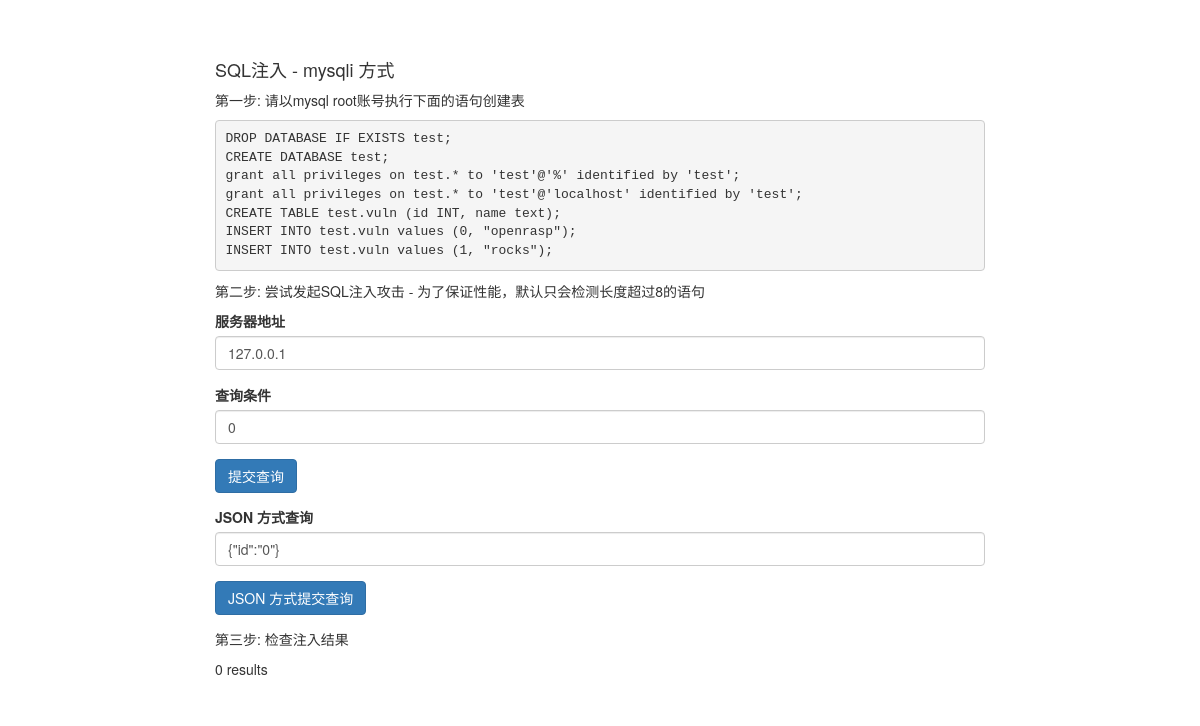
Before: /volumes/apache-php7.2/html/vulns/012-mysqli.php with the older database file.
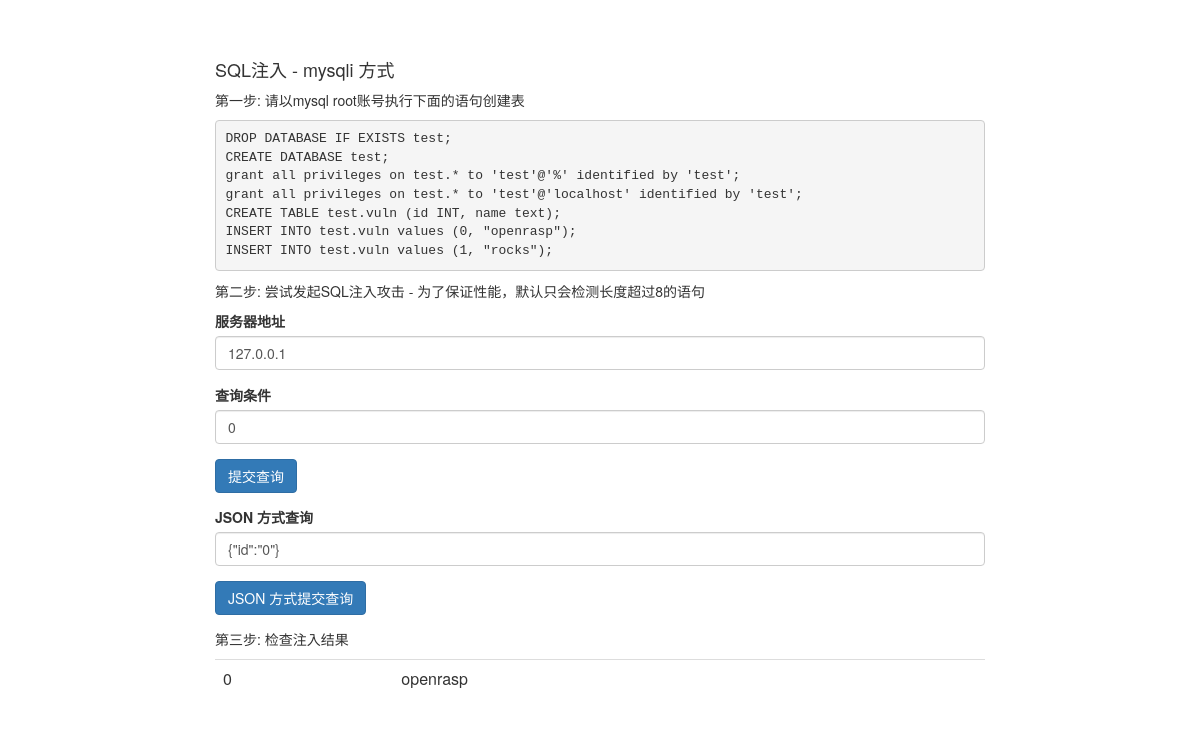
After: the same page with the newer database file.
### tables this page shows
CREATE TABLE vuln (id INT, name text);

### volumes/apache-php7.2/html/vulns/012-mysqli.php (the view, shortened to what this page needs)
<?php
    $server = isset($_GET["server"]) ? $_GET['server']: '127.0.0.1';
    $user   = isset($_GET["user"])   ? $_GET['user']  : 'test';
    $pass   = isset($_GET["pass"])   ? $_GET['pass']  : 'test';
    $db     = isset($_GET["db"])     ? $_GET['db']    : 'test';
    $id     = isset($_GET['id'])     ? $_GET['id']    : '0';
    function query($id)
    {
        global $server, $user, $pass, $db;
        $data = array();
        $conn = new mysqli($server, $user, $pass, $db);
            $sql    = "SELECT id, name FROM vuln WHERE id = " . $id;
            $result = $conn->query($sql);
            if ($result->num_rows > 0) {
            while($row = $result->fetch_assoc()) {
                $data[] = array("id" => $row["id"], "name" => $row["name"]);
            }
        } else {
            echo "0 results";
        }
        return $data;
    }
?>
<html>
<head>
    <link rel="stylesheet" href="https://cdn.bootcss.com/bootstrap/3.3.7/css/bootstrap.min.css">
</head>
<body>
    <div class="container-fluid" style="margin-top: 50px;">
        <div class="row">
            <div class="col-xs-8 col-xs-offset-2">
            <h4>SQL注入 - mysqli 方式</h4>
            <p>第一步: 请以mysql root账号执行下面的语句创建表</p>
            <pre>DROP DATABASE IF EXISTS test;
CREATE DATABASE test;
grant all privileges on test.* to 'test'@'%' identified by 'test';
grant all privileges on test.* to 'test'@'localhost' identified by 'test';
CREATE TABLE test.vuln (id INT, name text);
INSERT INTO test.vuln values (0, "openrasp");
INSERT INTO test.vuln values (1, "rocks");
</pre>
            </div>
        </div>
        <div class="row">
            <div class="col-xs-8 col-xs-offset-2">
                <p>第二步: 尝试发起SQL注入攻击 - 为了保证性能，默认只会检测长度超过8的语句</p>
                <form action="<?php echo parse_url($_SERVER['REQUEST_URI'], PHP_URL_PATH) ?>" method="get">
                    <div class="form-group">
                        <label>服务器地址</label>
                        <input class="form-control" name="server" value="<?php echo $server ?>">
                    </div>
                    <div class="form-group">
                        <label>查询条件</label>
                        <input class="form-control" name="id" value="<?php echo $id ?>" autofocus>
                    </div>
                    <button type="submit" class="btn btn-primary">提交查询</button>
                </form>
            </div>
        </div>
        <div class="row">
            <div class="col-xs-8 col-xs-offset-2">
                <form>
                    <div class="form-group">
                        <label>JSON 方式查询</label>
                        <input id="jsoninput" class="form-control" name="id" value='{"id":"<?php echo htmlspecialchars($id, ENT_QUOTES) ?>"}' >
                    </div>
                    <button type="button" onclick="send_json()" class="btn btn-primary">JSON 方式提交查询</button>
                </form>
            </div>
        </div>
        <div class="row">
            <div class="col-xs-8 col-xs-offset-2">
            <p>第三步: 检查注入结果</p>
            <?php $result = query($id);	?>
            <table class="table">
                <tbody>
                    <?php if (isset ($result)) foreach ($result as $row) {?>
                    <tr>
                        <td><?php echo $row["id"] ?></td>
                        <td><?php echo $row["name"] ?></td>
                    </tr>
                    <?php } ?>
                </tbody>
            </table>
            </div>
        </div>
    </div>
</body>

Changed rows visible on the page:
added vuln: id "0", name "openrasp"
Other visible differences:
text no longer shown: "0 results"
